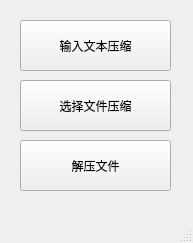
<?xml version="1.0" encoding="UTF-8"?>
<ui version="4.0">
 <class>MainWindow</class>
 <widget class="QMainWindow" name="MainWindow">
  <property name="geometry">
   <rect>
    <x>0</x>
    <y>0</y>
    <width>193</width>
    <height>243</height>
   </rect>
  </property>
  <property name="windowTitle">
   <string>MainWindow</string>
  </property>
  <widget class="QWidget" name="centralwidget">
   <widget class="QPushButton" name="pushButton">
    <property name="geometry">
     <rect>
      <x>20</x>
      <y>20</y>
      <width>151</width>
      <height>51</height>
     </rect>
    </property>
    <property name="text">
     <string>输入文本压缩</string>
    </property>
   </widget>
   <widget class="QPushButton" name="pushButton_2">
    <property name="geometry">
     <rect>
      <x>20</x>
      <y>80</y>
      <width>151</width>
      <height>51</height>
     </rect>
    </property>
    <property name="text">
     <string>选择文件压缩</string>
    </property>
   </widget>
   <widget class="QPushButton" name="pushButton_3">
    <property name="geometry">
     <rect>
      <x>20</x>
      <y>140</y>
      <width>151</width>
      <height>51</height>
     </rect>
    </property>
    <property name="text">
     <string>解压文件</string>
    </property>
   </widget>
  </widget>
  <widget class="QMenuBar" name="menubar">
   <property name="geometry">
    <rect>
     <x>0</x>
     <y>0</y>
     <width>193</width>
     <height>26</height>
    </rect>
   </property>
  </widget>
  <widget class="QStatusBar" name="statusbar"/>
 </widget>
 <resources/>
 <connections/>
</ui>
